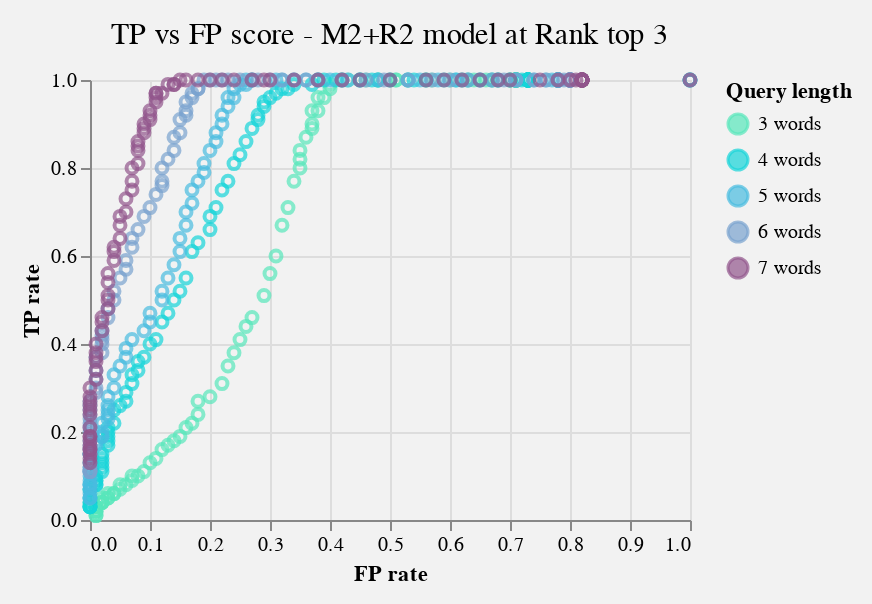

The cell this chart's notebook holds for it:
### Code cell
source = df_reduced
x = 'FP rate'
y = 'TP rate'
color = "Query length"
tooltip = 'TP rate'
title = " TBD"
chart_type = "point"
title = 'TP vs FP score - M2+R2 model at Rank top 3'
chart = chart_with_tooltip(source, x, y, color, tooltip, title,chart_type)
chart

### Figure 1 — Vega-Lite specification as saved in the notebook (floating-point values rounded to 4 significant figures; data arrays with more than 128 entries replaced by an {"elided": "..."} marker saying what was removed)
{"config": {"view": {"continuousWidth": 400, "continuousHeight": 300}, "background": "#F2F2F2"}, "layer": [{"mark": {"type": "point", "interpolate": "basis"}, "encoding": {"color": {"type": "nominal", "field": "Query length", "scale": {"domain": ["3 words", "4 words", "5 words", "6 words", "7 words"], "range": ["#57E7BB", "#16D4D9", "#49BCDF", "#79A3CE", "#92568B"]}}, "x": {"type": "quantitative", "field": "FP rate"}, "y": {"type": "quantitative", "field": "TP rate"}}}, {"mark": "point", "encoding": {"opacity": {"value": 0}, "x": {"type": "quantitative", "field": "FP rate"}}, "selection": {"selector012": {"type": "single", "nearest": true, "on": "mouseover", "fields": ["FP rate"], "empty": "none"}}}, {"mark": "point", "encoding": {"color": {"type": "nominal", "field": "Query length", "scale": {"domain": ["3 words", "4 words", "5 words", "6 words", "7 words"], "range": ["#57E7BB", "#16D4D9", "#49BCDF", "#79A3CE", "#92568B"]}}, "opacity": {"condition": {"value": 1, "selection": "selector012"}, "value": 0}, "x": {"type": "quantitative", "field": "FP rate"}, "y": {"type": "quantitative", "field": "TP rate"}}}, {"mark": {"type": "rule", "color": "gray"}, "encoding": {"x": {"type": "quantitative", "field": "FP rate"}}, "transform": [{"filter": {"selection": "selector012"}}]}, {"mark": {"type": "text", "align": "left", "dx": 5, "dy": -5}, "encoding": {"color": {"type": "nominal", "field": "Query length", "scale": {"domain": ["3 words", "4 words", "5 words", "6 words", "7 words"], "range": ["#57E7BB", "#16D4D9", "#49BCDF", "#79A3CE", "#92568B"]}}, "text": {"condition": {"type": "quantitative", "field": "F1 score", "selection": "selector012"}, "value": " "}, "x": {"type": "quantitative", "field": "FP rate"}, "y": {"type": "quantitative", "field": "TP rate"}}}], "data": {"name": "data-907059aa9c25f8f6a05cb95c741c644b"}, "height": 220, "padding": {"left": 10, "top": 10, "right": 10, "bottom": 10}, "title": {"text": "TP vs FP score - M2+R2 model at Rank top 3", "fontSize": 15, "fontWeight": 400}, "width": 300, "$schema": "https://vega.github.io/schema/vega-lite/v4.8.1.json", "datasets": {"data-907059aa9c25f8f6a05cb95c741c644b": {"elided": "505 records"}}}
